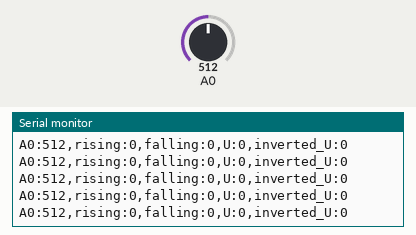
Simulated run of this sketch. Board: Arduino Uno, built with avr-gcc and run on an emulated ATmega328P. Parts: the last lines printed to the serial monitor. The inputs (shaded band) are chosen by the test bench; at power-on: A0 = 512.

Above: at 1.2 s.
1.3 s: A0 set to 533
At 1.42 s:
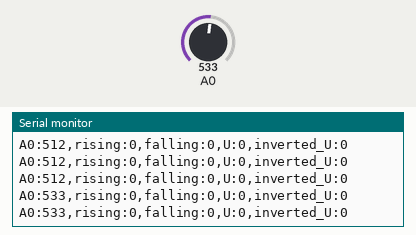
7.3 s: A0 set to 306
At 7.42 s:
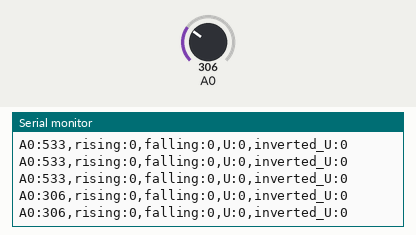
10.3 s: A0 set to 288
At 10.42 s:
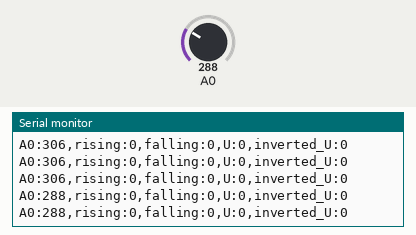
Timing chart, 0 to 13.3 s (numbered marks = the images above; inputs shaded):
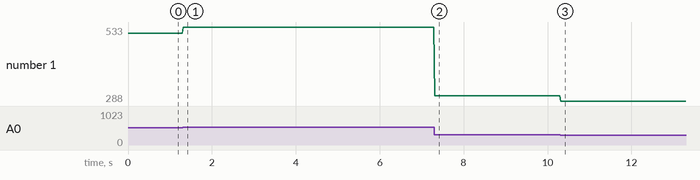

The sketch:

sinyal_siniflandirici.ino
```cpp
#include "model_weights.h"

float relu(float x) { return x > 0 ? x : 0; }

int tahmin_et(float* giris) {
    float gizli[N_HIDDEN];
    float cikis[N_OUTPUT];

    float norm[N_INPUT];
    for (int i = 0; i < N_INPUT; i++) {
        norm[i] = (giris[i] - mean[i]) / scale[i];
    }

    for (int j = 0; j < N_HIDDEN; j++) {
        float toplam = b1[j];
        for (int i = 0; i < N_INPUT; i++) {
            toplam += W1[j * N_INPUT + i] * norm[i];
        }
        gizli[j] = relu(toplam);
    }

    for (int j = 0; j < N_OUTPUT; j++) {
        float toplam = b2[j];
        for (int i = 0; i < N_HIDDEN; i++) {
            toplam += W2[j * N_HIDDEN + i] * gizli[i];
        }
        cikis[j] = toplam;
    }

    int en_iyi = 0;
    for (int j = 1; j < N_OUTPUT; j++) {
        if (cikis[j] > cikis[en_iyi]) en_iyi = j;
    }
    return en_iyi;
}

float olcumler[N_INPUT];
int ref_deger;
int sonuc = -1;

void plotter_yaz(int a0_deger) {
    Serial.print("A0:");
    Serial.print(a0_deger);
    Serial.print(",");
    Serial.print("rising:");
    Serial.print(sonuc == 0 ? 1000 : 0);
    Serial.print(",");
    Serial.print("falling:");
    Serial.print(sonuc == 1 ? 1000 : 0);
    Serial.print(",");
    Serial.print("U:");
    Serial.print(sonuc == 2 ? 1000 : 0);
    Serial.print(",");
    Serial.print("inverted_U:");
    Serial.println(sonuc == 3 ? 1000 : 0);
}

void setup() {
    Serial.begin(115200);
    ref_deger = analogRead(A0);
}

void loop() {
    int simdiki = analogRead(A0);

    if (abs(simdiki - ref_deger) >= 10) {
        sonuc = -1;

        for (int i = 0; i < N_INPUT; i++) {
            olcumler[i] = analogRead(A0);
            plotter_yaz((int)olcumler[i]);
            delay(100);
        }

        sonuc = tahmin_et(olcumler);

        for (int i = 0; i < 5; i++) {
            plotter_yaz((int)olcumler[N_INPUT-1]);
            delay(100);
        }

        ref_deger = analogRead(A0);
        sonuc = -1;
    } else {
        plotter_yaz(simdiki);
    }

    delay(20);
}
```

model_weights.h
```cpp
// Otomatik uretildi

#define N_INPUT  16
#define N_HIDDEN  8
#define N_OUTPUT  4

float mean[] = {496.053741f, 505.631989f, 507.593994f, 508.289764f, 508.279999f, 505.855743f, 503.578247f, 502.187012f, 501.825012f, 503.401245f, 506.534241f, 508.411011f, 508.280243f, 507.647247f, 506.212250f, 496.847260f};
float scale[] = {368.281403f, 283.304688f, 226.746567f, 213.115494f, 228.725403f, 250.875229f, 267.177979f, 275.012329f, 275.341736f, 267.371857f, 251.081223f, 228.621033f, 212.924469f, 227.548264f, 283.359680f, 368.395264f};
float W1[] = {0.313748f, 0.264962f, 0.198530f, -0.005948f, 0.264290f, -0.012206f, -0.158756f, -0.146554f, -0.273733f, -0.143257f, -0.687408f, -0.138793f, -0.090033f, -0.218000f, -0.314206f, 0.074517f, -0.229150f, -0.733764f, -0.467140f, -0.490712f, -0.382601f, -0.048494f, 0.412183f, 0.348502f, 0.430721f, 0.111530f, 0.049892f, 0.032716f, 0.111860f, -0.172192f, -0.421149f, -0.656477f, 0.394396f, 0.645050f, 0.336764f, 0.368622f, 0.099773f, -0.343220f, -0.375787f, -0.232368f, -0.654505f, -0.480588f, -0.597691f, -0.199183f, -0.207697f, -0.476698f, 0.142696f, 0.387432f, -0.534124f, -0.640154f, -0.630348f, -0.748784f, -0.804520f, -0.641030f, -0.174484f, -0.015625f, 0.362428f, 0.163040f, 0.384303f, 0.760660f, 0.749287f, 0.671557f, 0.649157f, 0.671960f, -0.189399f, -0.319750f, 0.282356f, 0.475292f, 0.425856f, 0.427918f, 0.174986f, 0.354253f, 0.161407f, 0.257600f, 0.047620f, -0.407304f, -0.357233f, -0.613596f, -0.485379f, -0.711282f, 0.570935f, 0.421304f, -0.450079f, -0.368208f, -0.556352f, -0.607983f, -0.660628f, -0.711757f, -0.521121f, -0.341516f, -0.504488f, 0.011544f, 0.337176f, 0.724772f, 0.482252f, 0.455944f, -0.390421f, -0.590250f, -0.187690f, -0.309381f, -0.129252f, 0.581466f, 0.803641f, 0.669691f, 0.499975f, 0.513483f, 0.371243f, -0.022426f, -0.220252f, -0.331874f, -0.089239f, -0.507113f, 0.297227f, 0.393163f, 0.535179f, 0.652551f, 0.627617f, 0.601056f, 0.344065f, 0.034397f, -0.550153f, -0.307142f, -0.389223f, -0.565456f, -0.479904f, -0.404200f, -0.653915f, -0.465200f};
float b1[] = {0.149691f, 0.885328f, 0.655099f, 0.271594f, 0.341381f, 0.381381f, 0.081184f, 0.228922f};
float W2[] = {-0.155766f, 0.233818f, -0.644049f, 0.451939f, -0.510822f, 0.647382f, -0.496899f, -0.484499f, 0.331410f, -0.026427f, 0.551449f, -0.572102f, 0.497116f, -0.309981f, -0.696866f, 0.852039f, 0.376002f, -0.608897f, 0.941785f, -0.649361f, -0.803420f, 0.879036f, -0.311809f, -0.399033f, -0.134882f, 0.748237f, -0.746070f, -0.733756f, 0.619196f, -0.530901f, 0.657069f, -0.211964f};
float b2[] = {0.206605f, -0.293348f, -0.155861f, 0.080722f};
```

Measured:
- after the input at 1.3 s, the serial monitor: prints a new line at once (image 1)
- after the input at 7.3 s, the serial monitor: prints a new line at once (image 2)
- after the input at 10.3 s, the serial monitor: prints a new line at once (image 3)
- plotted number 1: 512 → 533 after the input at 1.3 s, 533 → 306 after the input at 7.3 s, 306 → 288 after the input at 10.3 s
